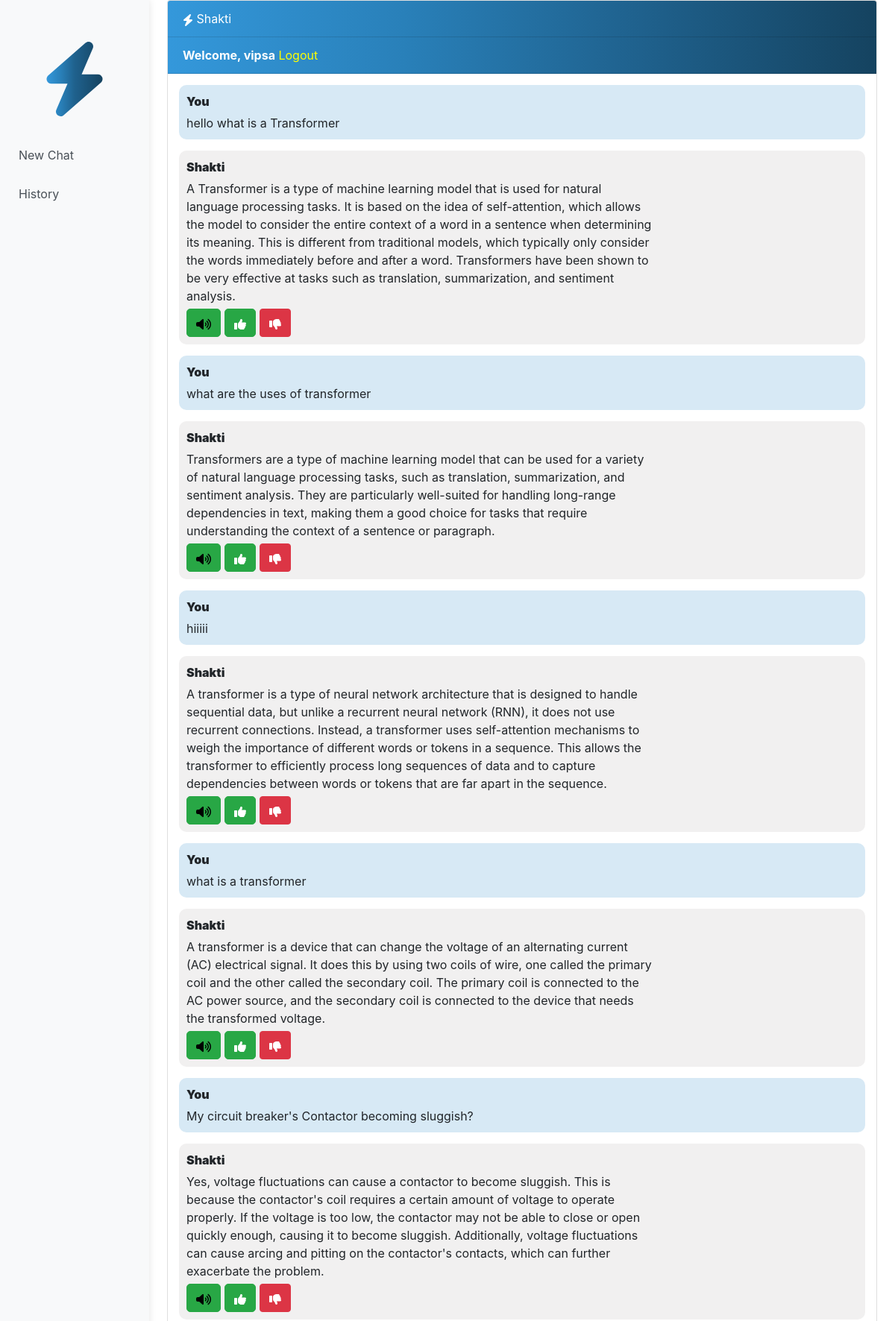
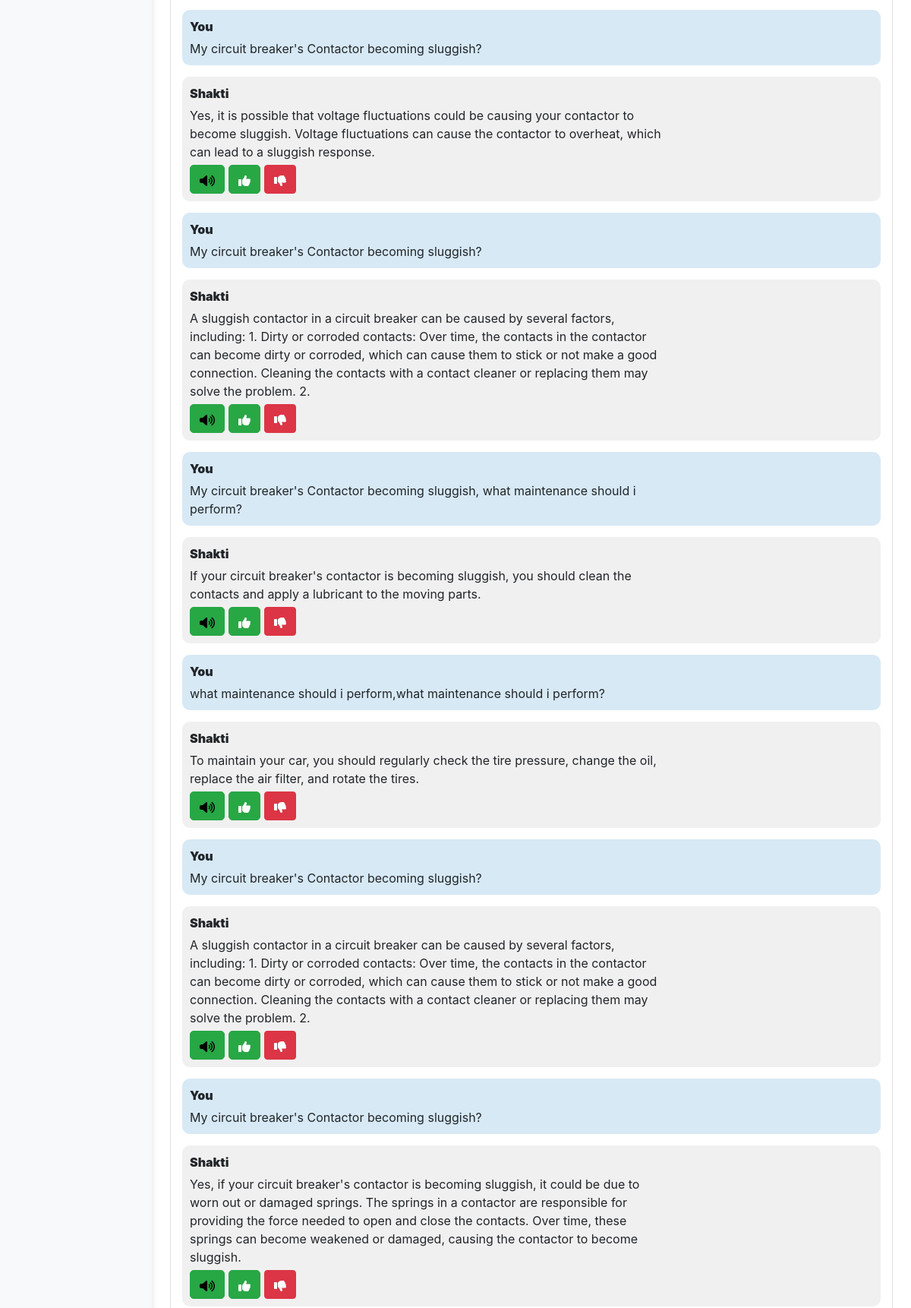
Page /chatbot (signed in, upper part) on the committed database (2 pictures, top to bottom).
### chatbot/models.py (models this page shows, shortened)
class Chat(models.Model):
    user = models.ForeignKey(User, on_delete=models.CASCADE)
    message = models.TextField()
    response = models.TextField()
    like = models.BooleanField(default=False)
    unlike = models.BooleanField(default=False)
    created_at = models.DateTimeField(auto_now_add=True)

### chatbot/views.py (the view, shortened to what this page needs)
# urls.py: path('chatbot', views.chatbot, name='chatbot'),
def chatbot(request):
    chats = Chat.objects.filter(user=request.user)
    if request.method == 'POST':
      message = request.POST.get('message')
      response = get_response(message)
      chat = Chat(user=request.user, message=message, response=response, created_at=timezone.now())
      chat.save()
      return JsonResponse({'message': message, 'response': response})
    return render(request, 'chatbot.html', {'chats': chats})

### templates/chatbot.html (shortened to what this page needs)
{% extends 'base.html' %}
{% block content %}
<div class="container-fluid">
  <div class="row">
    <nav class="col-md-2 d-none d-md-block bg-light sidebar">
  <div class="sidebar-sticky">
    <ul class="nav flex-column">
      <div class="centered-text text-center">
      </div>
      <li class="nav-item mb-2">
        <a class="nav-link" href="{% url 'newchat' %}">
          New Chat
        </a>
      </li>
      <li class="nav-item mb-2">
        <a class="nav-link" href="{% url 'history' %}">
          History
        </a>
      </li>
    </ul>
  </div>
</nav>
    <main role="main" class="col-md-9 ml-sm-auto col-lg-10 px-4">
<div class="chat-container">
  <div class="card flex-grow-1">
    <div class="card-header text-white">
    Shakti</div>
    {% if user.is_authenticated %}
      <div class="card-header text-white"><b>Welcome, {{user.username}}</b> <a style="color: yellow;" href="logout">Logout</a></div>
    {% else %}
      <div class="card-header text-white"><a style="color: yellow" href="login">Login</a> <a style="color: yellow;" href="register">Register</a></div>
    {% endif %}
    <div class="card-body messages-box">
      <ul class="list-unstyled messages-list">
        {% for chat in chats %}
          {% if chat.user == request.user %}
            <li class="message sent">
              <div class="message-text">
                <div class="message-sender">
                  <b>You</b>
                </div>
                <div class="message-content">
                  {{chat.message}}
                </div>
              </div>
            </li>
            <li class="message received">
              <div class="message-text">
                <div class="message-sender">
                  <b>Shakti</b>
                </div>
                <div class="message-content">
                  {{chat.response}}
                  <div class="feedback-buttons">
                    <button class="btn btn-success btn-voice">
                    </button>
                    <button class="btn btn-success btn-like" onclick="sendFeedback({{ chat.id }}, 'like')"></button>
                    <button class="btn btn-danger btn-dislike" onclick="sendFeedback({{ chat.id }}, 'dislike')"></button>
                  </div>
                </div>
              </div>
            </li>
          {% endif %}
        {% endfor %}
      </ul>
    </div>
  </div>
</div>
    </main>
{% endblock %}

### templates/chatbot.html (style rules this page uses)
body, html { height: 100%; margin: 0; }
.chat-container { display: flex; flex-direction: column; height: 100vh; }
.card-header { background: linear-gradient(to right, #3498db, #2980b9, #1f618d, #154360); }
.messages-box { flex: 1; overflow-y: auto; padding: 15px; }
.messages-list { list-style: none; padding: 0; margin: 0; }
.message { margin-bottom: 15px; display: flex; flex-direction: column; align-items: flex-start; cursor: pointer; }
.message-text { padding: 10px; border-radius: 5px; max-width: 70%; }
.sent { align-self: flex-end; background-color: #d7e9f5; border-radius: 10px; }
.received { align-self: flex-start; background-color: #f1f0f0; border-radius: 10px; }
.message-sender { font-weight: bold; margin-bottom: 5px; }
.message-content { word-wrap: break-word; }
.feedback-buttons { display: flex; margin-top: 5px; }
.btn-like, .btn-unlike, .btn-voice { margin-right: 5px; border-radius: 5px; }
.centered-text { text-align: center; font-size: 18px; margin-bottom: 20px; }
.row { display: flex; justify-content: space-between; }
.sidebar { position: fixed; top: 0; left: 0; bottom: 0; z-index: 1000; box-shadow: 0 0 10px rgba(0, 0, 0, 0.1); background-color: #f8f9fa; }
.sidebar-sticky { position: relative; top: 56px; padding-bottom: 20px; overflow-y: auto; height: calc(100vh - 56px); }
.nav-link { display: block; padding: 10px; color: #495057; text-decoration: none; transition: background-color 0.3s ease; border-radius: 10px; }

### rows in the picture
Chat: message "hello what is a Transformer", response "A Transformer is a type of machine learning model that is used for natural language processing tasks. It is based on the idea of self-attention, which allows the model to consider the entire context of a word in a sentence when determining its meaning. This is different from traditional models, which typically only consider the words immediately before and after a word. Transformers have been shown to be very effective at tasks such as translation, summarization, and sentiment analysis."
Chat: message "what are the uses of transformer", response "Transformers are a type of machine learning model that can be used for a variety of natural language processing tasks, such as translation, summarization, and sentiment analysis. They are particularly well-suited for handling long-range dependencies in text, making them a good choice for tasks that require understanding the context of a sentence or paragraph."
Chat: message "hiiiii", response "A transformer is a type of neural network architecture that is designed to handle sequential data, but unlike a recurrent neural network (RNN), it does not use recurrent connections. Instead, a transformer uses self-attention mechanisms to weigh the importance of different words or tokens in a sequence. This allows the transformer to efficiently process long sequences of data and to capture dependencies between words or tokens that are far apart in the sequence."
Chat: message "what is a transformer", response "A transformer is a device that can change the voltage of an alternating current (AC) electrical signal. It does this by using two coils of wire, one called the primary coil and the other called the secondary coil. The primary coil is connected to the AC power source, and the secondary coil is connected to the device that needs the transformed voltage."
Chat: message "My circuit breaker's Contactor becoming sluggish?", response "Yes, voltage fluctuations can cause a contactor to become sluggish. This is because the contactor's coil requires a certain amount of voltage to operate properly. If the voltage is too low, the contactor may not be able to close or open quickly enough, causing it to become sluggish. Additionally, voltage fluctuations can cause arcing and pitting on the contactor's contacts, which can further exacerbate the problem."
Chat: message "My circuit breaker's Contactor becoming sluggish?", response "Yes, it is possible that voltage fluctuations could be causing your contactor to become sluggish. Voltage fluctuations can cause the contactor to overheat, which can lead to a sluggish response."
Chat: message "My circuit breaker's Contactor becoming sluggish?", response "A sluggish contactor in a circuit breaker can be caused by several factors, including: 1. Dirty or corroded contacts: Over time, the contacts in the contactor can become dirty or corroded, which can cause them to stick or not make a good connection. Cleaning the contacts with a contact cleaner or replacing them may solve the problem. 2."
Chat: message "My circuit breaker's Contactor becoming sluggish, what maintenance should i perform?", response "If your circuit breaker's contactor is becoming sluggish, you should clean the contacts and apply a lubricant to the moving parts."
Chat: message "what maintenance should i perform,what maintenance should i perform?", response "To maintain your car, you should regularly check the tire pressure, change the oil, replace the air filter, and rotate the tires."
Chat: message "My circuit breaker's Contactor becoming sluggish?", response "A sluggish contactor in a circuit breaker can be caused by several factors, including: 1. Dirty or corroded contacts: Over time, the contacts in the contactor can become dirty or corroded, which can cause them to stick or not make a good connection. Cleaning the contacts with a contact cleaner or replacing them may solve the problem. 2."
Chat: message "My circuit breaker's Contactor becoming sluggish?", response "Yes, if your circuit breaker's contactor is becoming sluggish, it could be due to worn out or damaged springs. The springs in a contactor are responsible for providing the force needed to open and close the contacts. Over time, these springs can become weakened or damaged, causing the contactor to become sluggish."

### other values in the picture
{{ user.username }} "vipsa"
